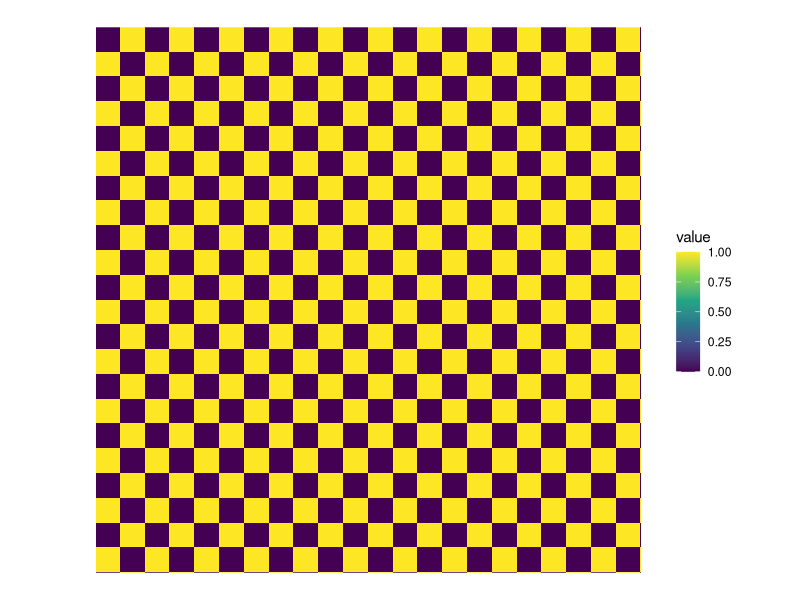

Recreate this plot in R.
##### Simulate structured landscapes #####
# Script Initiated: May 22, 2025
# By: J Melanson
# Goal: Simulate landscapes with (1) grid-like configuration of +/- habitat;
# (2) simulate agricultural-esque landscapes following [[insert authors here]]

# load packages
library(matrixStats)
library(ggplot2)


# define scales
landscape_size = 1100
grid_size = 50

# create empty matrix of landscape_size x landscape_size
empty_landscape = allocMatrix(nrow = landscape_size,
                              ncol = landscape_size)

# fill in grid pattern according to grid size
is_odd = function(number){
  if (number - ( 2* (number %/% 2)) == 1){
    return(TRUE)
  } else if (number - ( 2* (number %/% 2)) == 0){
    return(FALSE)
  }
}

for (x in 1:landscape_size){
  for (y in 1:landscape_size){
    xbool = is_odd(x %/% grid_size)
    ybool = is_odd(y %/% grid_size)
    if (xbool + ybool == 1){
      empty_landscape[x,y] = 1
    } else {
      empty_landscape[x,y] = 0
    }
  }
}

filled_landscape = empty_landscape


# plot grid landscape to check
df <- data.frame(
  x = rep(1:ncol(filled_landscape), each = nrow(filled_landscape)),
  y = rep(nrow(filled_landscape):1, times = ncol(filled_landscape)),  # reverse y for image-like plot
  value = as.vector(filled_landscape)
)

ggplot(df, aes(x = x, y = y, fill = value)) +
  geom_raster() +  # much faster than geom_tile for large matrices
  scale_fill_viridis_c() +
  coord_fixed() +
  theme_void()
# voila!



# Put some functions here for now, might move later
compute_visitation_rates_and_avg_distance <- function(colonies, resource_quality, rho, theta, landscape_size) {
  x_coords <- 1:landscape_size
  y_coords <- 1:landscape_size
  
  visitation_rates <- list()
  avg_distances <- numeric(nrow(colonies))
  total_vis <- numeric(nrow(colonies))
  
  for (i in 1:nrow(colonies)) {
    colony_x <- colonies$colony_x[i]
    colony_y <- colonies$colony_y[i]
    
    # Efficiently generate coordinate grids
    dist_x <- outer(x_coords, rep(colony_x, landscape_size), "-")
    dist_y <- outer(rep(colony_y, landscape_size), y_coords, "-")
    dist <- sqrt(dist_x^2 + dist_y^2)
    
    # Compute visitation matrix
    visitation <- exp(-0.5*(dist/rho)^2 + theta * resource_quality)
    
    # Compute weighted average distance
    total_visitation <- sum(visitation)
    avg_distance <- if (total_visitation > 0) {
      sum(visitation * dist) / total_visitation
    } else {
      NA_real_
    }
    
    visitation_rates[[i]] <- visitation
    avg_distances[i] <- avg_distance
    total_vis[i] = total_visitation
  }
  
  return(list(visitation_rates = visitation_rates,
              avg_distances = avg_distances,
              total_vis = total_vis))
}



##### Simulate bee draws #####
draw_bees_colony_restricted = function(sample_size, # number of bees to sample
                       landscape_size, # integer, size of full resource landscape
                       colonygrid_size, # integer, size of colony distribution
                       trapgrid_size, # integer, size of trap grid
                       resource_landscape, # matrix containing floral quality across landscape
                       nesting_landscape, # matrix containing nest habitat quality across landscape
                       number_traps, # square integer
                       number_colonies, # positive integer
                       colony_sizes, #vector of length number_colonies
                       rho, # set param value
                       theta # set param value
){
  ##### Define colony characteristics #####
  colonyid = 1:number_colonies
  numbees_start = sum(colony_sizes)
  
  colony_x = c()
  colony_y = c()
  
  while (length(colony_x) < number_colonies){
    # propose a colony location
    xprop = round(runif(1, (landscape_size-colonygrid_size)/2, (landscape_size-colonygrid_size)/2 + colonygrid_size)) #colony locations are integers
    yprop = round(runif(1, (landscape_size-colonygrid_size)/2, (landscape_size-colonygrid_size)/2 + colonygrid_size)) #colony locations are integers
    
    # accept or reject colony location
    nesting_val = nesting_landscape[xprop, yprop]
    rand = runif(1, 0, 1)
    if(rand < nesting_val){
      colony_x = c(colony_x, xprop)
      colony_y = c(colony_y, yprop)
    }
  }
  
  colony_data = as.data.frame(cbind(colonyid, colony_sizes, colony_x, colony_y))
  
  ##### Define trap characteristics #####
  trapid = 1:number_traps
  grid_size = sqrt(number_traps)
  step = trapgrid_size/(grid_size-1)
  trap_x = (landscape_size - trapgrid_size)/2 + step*(0:(grid_size-1))
  trap_y = (landscape_size - trapgrid_size)/2 + step*(0:(grid_size-1))
  coords = expand.grid(trap_x = trap_x, trap_y = trap_y)
  trap_data = as.data.frame(cbind(trapid, coords))
  trap_data$fq <- mapply(function(x, y) resource_landscape[x, y], trap_data$trap_x, trap_data$trap_y)
  
  
  # optional plotting step to visualize traps and colonies
  # df <- data.frame(
  #   x = rep(1:ncol(nesting_landscape), each = nrow(nesting_landscape)),
  #   y = rep(1:nrow(nesting_landscape), times = ncol(nesting_landscape)),  # reverse y for image-like plot
  #   value = as.vector(nesting_landscape)
  # )
  # 
  # a = ggplot(df) +
  #   geom_raster(aes(x = x, y = y, fill = value)) +
  #   scale_fill_viridis_c() +
  #   coord_fixed() +
  #   geom_point(data = colony_data, aes(x = colony_x, y = colony_y)) +
  #   geom_point(data = trap_data, aes(x = trap_x, y = trap_y)) +
  #   theme_void()
    
  
  
  ##### Create landscape-wide visitation matrix #####
  # compute visitation rates for each colony at each grid cell, total visitation, and average foraging range
  visitation_and_foraging_range <- compute_visitation_rates_and_avg_distance(colonies = colony_data,
                                                                             resource_quality = resource_landscape,
                                                                             rho = rho,
                                                                             theta = theta,
                                                                             landscape_size = landscape_size)

  visitation_rates = visitation_and_foraging_range[[1]]
  colony_data$foraging_range = visitation_and_foraging_range[[2]]
  colony_data$D_i = visitation_and_foraging_range[[3]]

  ##### Compute fixed values lambda_ik #####
  # calculate lambda_ik, e.g., visitation rates of each colony to specific traps
  lambda_ik = allocMatrix(nrow = number_colonies, ncol = number_traps, value = 0)

  for (i in seq_len(number_colonies)) {
    visit_mat <- visitation_rates[[i]]  # each is a matrix of size [xmax x ymax]

    # pull out all trap visitation values in one vectorized step
    lambda_ik[i, ] <- mapply(function(x, y) visit_mat[x, y], trap_data$trap_x, trap_data$trap_y)
  }


  ##### Start sampling #####
  yik = allocMatrix(nrow = number_colonies, ncol = number_traps, value = 0)
  N = numbees_start
  colony_data$ni = colony_sizes

  while(sum(yik) < sample_size){

    # set weights based on colony sizes
    colony_data$w_i = colony_data$ni/N

    # calculate Pr(s = k | s in kappa)

    #  first compute Pr(s = k)
    # to do this, sum over C:
    #### lambda_ik * w_i / D_i
    lambda_ik_scaled <- sweep(lambda_ik, 1, colony_data$w_i / colony_data$D_i, "*")  # elementwise scale by w_i / D_i
    trap_data$prob_s_eq_k <- colSums(lambda_ik_scaled)

    # calculate prob of sampling from any trap kappa (Pr(s in kappa))
    prob_kappa = sum(trap_data$prob_s_eq_k)

    # prob of sampling from a particular trap given k in kappa
    trap_data$trap_prob = trap_data$prob_s_eq_k/prob_kappa

    # sample trap
    trap = sample(trap_data$trapid, size = 1, replace = TRUE, prob = trap_data$trap_prob)

    # calculate Pr(c = i | s = k)
    numer = (lambda_ik[, trap] / colony_data$D_i) * colony_data$w_i
    denom = trap_data$prob_s_eq_k[trap_data$trapid == trap]
    colony_probs <- numer / denom

    colony = sample(colony_data$colonyid, size = 1, prob = colony_probs)

    # record visitation event to yik
    yik[colony, trap] = yik[colony, trap] + 1

    #update ni and N
    N = N-1
    colony_data$ni[colony_data$colonyid == colony] = colony_data$ni[colony_data$colonyid == colony] - 1

    print(paste("Now sampled", sum(yik), "of", sample_size, "bees"))
  }

  output = list(yik, colony_data, trap_data, visitation_rates)
  return(output)
}





